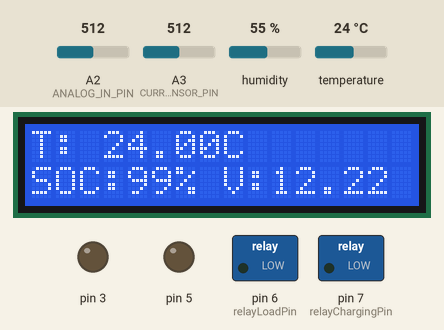
This sketch was run on a simulated Arduino Uno, built with avr-gcc and run on an emulated ATmega328P. Shown: 16×2 character LCD, switched loads named in the sketch (green lamp = pin HIGH), output pins drawn as LEDs (lit = HIGH). Inputs (shaded band) come from the test bench; at power-on: temperature 24 °C, A2 (ANALOG_IN_PIN) = 512, A3 (CURRENT_SENSOR_PIN) = 512, humidity 55 %. What the sketch prints to the serial monitor is not drawn.

Above: at 1.2 s.
1.3 s: temperature set to 6 °C
At 3.2 s:
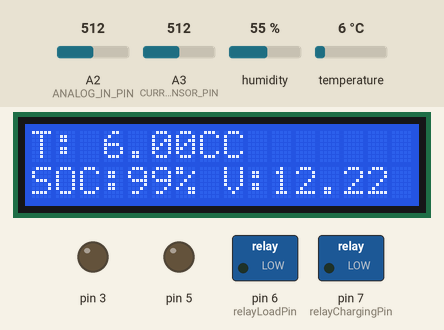
3.6 s: A2 (ANALOG_IN_PIN) set to 305
At 4.6 s:
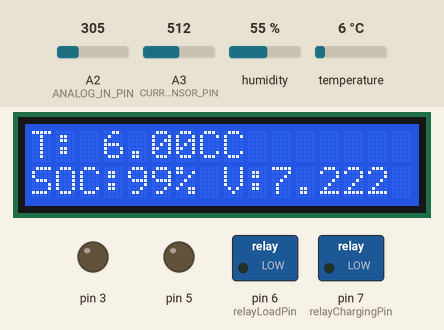
5.7 s: A2 (ANALOG_IN_PIN) set to 283
At 7.3 s:
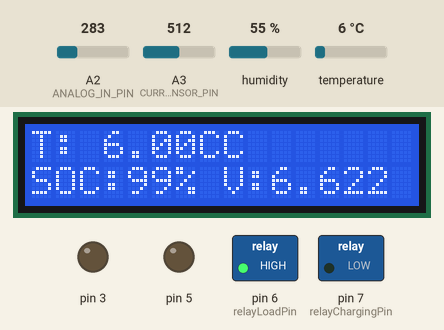
7.8 s: temperature set to 35 °C
At 8.8 s:
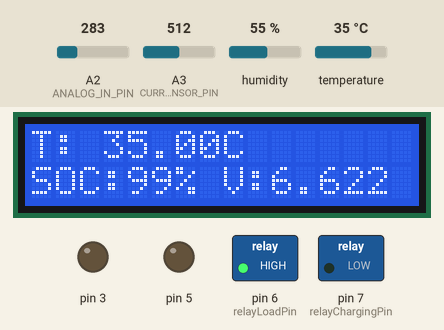
9.8 s: temperature set to 38 °C
At 11.5 s:
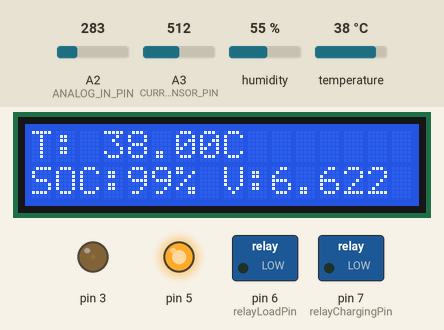
11.9 s: A2 (ANALOG_IN_PIN) set to 306
At 13.0 s:
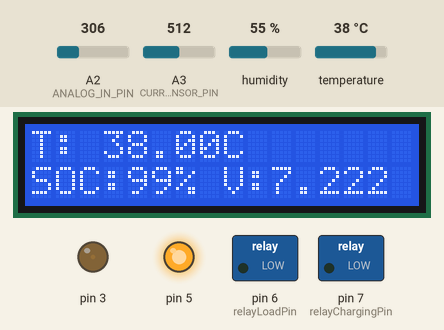
Timing chart, 0 to 14.9 s (numbered marks = the images above; inputs shaded):
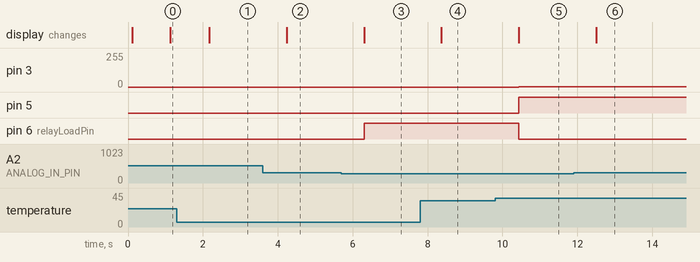

The sketch:

BMS.ino
```cpp
#include <LiquidCrystal.h>
#include <DHT.h>

#define ANALOG_IN_PIN A2
#define CURRENT_SENSOR_PIN A3
#define DHTPIN A1
#define DHTTYPE DHT11

// Voltage Divider Constants
float R1 = 30000.0;
float R2 = 7500.0;
float ref_voltage = 5.0;
float Threshold_voltage = 7;

// Battery Specs
float battery_capacity_mAh = 15000.0; // 2200mAh
float SOC = 100.0; // Start fully charged

// Time tracking
unsigned long prevTime = 0;

// Current Sensor Calibration
float offset = 2.5; // Sensor offset at 0A (depends on sensor)
float sensitivity = 0.185; // For ACS712 5A = 185mV/A

DHT dht(DHTPIN, DHTTYPE);
LiquidCrystal lcd(8, 9, 10, 11, 12, 13);

const int relayChargingPin = 7;
const int relayLoadPin = 6;
const int tempThreshold = 37;

void setup() {
  Serial.begin(9600);
  dht.begin();
  lcd.begin(16, 2);
  pinMode(relayChargingPin, OUTPUT);
  pinMode(relayLoadPin, OUTPUT);
  pinMode(3, OUTPUT);
  pinMode(5, OUTPUT);
  prevTime = millis();
}

void loop() {
  unsigned long currentTime = millis();
  float deltaTime = (currentTime - prevTime) / 3600000.0; // in hours
  prevTime = currentTime;

  float temperature = dht.readTemperature();
  int adc_value = analogRead(ANALOG_IN_PIN);
  float adc_voltage = (adc_value * ref_voltage) / 1023.0;
  float voltage = (adc_voltage / (R2 / (R1 + R2))) - 0.3;

  // === SOC Estimation using Current Sensor ===
  int currentADC = analogRead(CURRENT_SENSOR_PIN);
  float currentVoltage = (currentADC * ref_voltage) / 1023.0;
  float current = (currentVoltage - offset) / sensitivity; // in Amps

  if (current < 0) current = 0; // Disallow negative current for safety

  float current_mA = current * 1000.0;
  float chargeUsed = current_mA * deltaTime; // mAh consumed
  SOC -= (chargeUsed / battery_capacity_mAh) * 100.0;

  if (SOC < 0) SOC = 0;
  if (SOC > 100) SOC = 100;

  Serial.print("Voltage: "); Serial.print(voltage, 2); Serial.println(" V");
  Serial.print("Temp: "); Serial.print(temperature); Serial.println(" C");
  Serial.print("Current: "); Serial.print(current_mA); Serial.println(" mA");
  Serial.print("Battery percentage: "); Serial.print(SOC); Serial.println(" %");

  // === LCD Display ===
  lcd.setCursor(0, 0);
  lcd.print("T: ");
  lcd.print(temperature);
  lcd.print("C");

  lcd.setCursor(0, 1);
  lcd.print("SOC:");
  lcd.print((int)SOC);
  lcd.print("% V:");
  lcd.print(voltage, 1);

  analogWrite(3, 0);
  analogWrite(5, 0);

  // === Control Logic ===
  if (temperature < tempThreshold && voltage < Threshold_voltage) {
    digitalWrite(relayChargingPin, LOW);
    digitalWrite(relayLoadPin, HIGH);
  }
  else if (temperature < tempThreshold && voltage >= Threshold_voltage) {
    digitalWrite(relayChargingPin, LOW);
    digitalWrite(relayLoadPin, LOW);
  }
  else if (temperature >= tempThreshold) {
    digitalWrite(relayChargingPin, LOW);
    digitalWrite(relayLoadPin, LOW);
    analogWrite(3, 3);
    analogWrite(5, 255);
  }

  delay(1000); // 1-second update cycle
}
```

Measured:
- the behaviour switches between 299 and 298 on A2 (ANALOG_IN_PIN) (found by bisection; images 2 and 3)
- the behaviour switches between 36 and 37 °C on temperature (found by bisection; images 4 and 5)
- after the input at 1.3 s, the display: changes after 0.88 s (image 1)
- after the input at 3.6 s, the display: changes after 0.64 s (image 2)
- after the input at 5.7 s, pin 6 (relayLoadPin): LOW → HIGH after 0.60 s; the display: changes after 0.60 s (image 3)
- after the input at 7.8 s, the display: changes after 0.57 s (image 4)
- after the input at 9.8 s, pin 3: 0/255 → 3/255 after 0.63 s; pin 5: LOW → HIGH after 0.63 s; pin 6 (relayLoadPin): HIGH → LOW after 0.63 s; the display: changes after 0.63 s (image 5)
- after the input at 11.9 s, the display: changes after 0.60 s (image 6)
